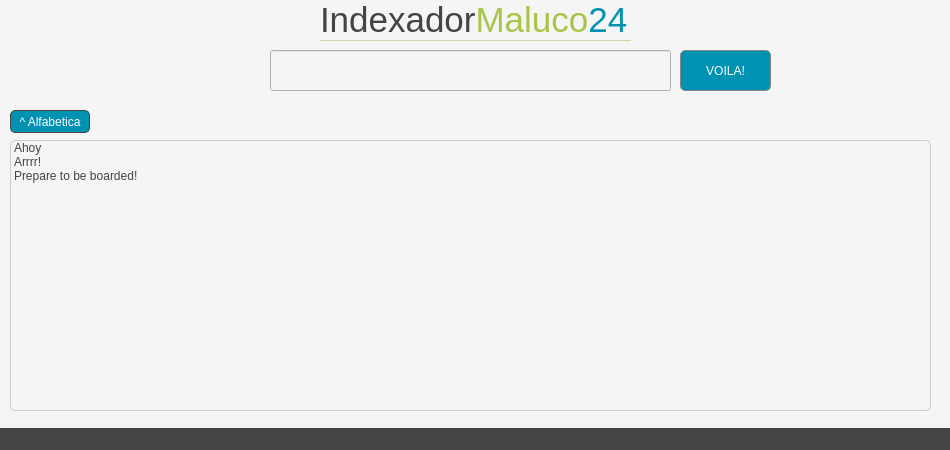
<?xml version="1.0" encoding="UTF-8"?>
<ui version="4.0">
 <class>MainWindow</class>
 <widget class="QMainWindow" name="MainWindow">
  <property name="geometry">
   <rect>
    <x>0</x>
    <y>0</y>
    <width>950</width>
    <height>450</height>
   </rect>
  </property>
  <property name="minimumSize">
   <size>
    <width>950</width>
    <height>450</height>
   </size>
  </property>
  <property name="maximumSize">
   <size>
    <width>950</width>
    <height>450</height>
   </size>
  </property>
  <property name="palette">
   <palette>
    <active>
     <colorrole role="WindowText">
      <brush brushstyle="SolidPattern">
       <color alpha="255">
        <red>255</red>
        <green>255</green>
        <blue>255</blue>
       </color>
      </brush>
     </colorrole>
     <colorrole role="Button">
      <brush brushstyle="SolidPattern">
       <color alpha="255">
        <red>245</red>
        <green>245</green>
        <blue>245</blue>
       </color>
      </brush>
     </colorrole>
     <colorrole role="Light">
      <brush brushstyle="SolidPattern">
       <color alpha="255">
        <red>63</red>
        <green>63</green>
        <blue>64</blue>
       </color>
      </brush>
     </colorrole>
     <colorrole role="Midlight">
      <brush brushstyle="SolidPattern">
       <color alpha="255">
        <red>52</red>
        <green>52</green>
        <blue>53</blue>
       </color>
      </brush>
     </colorrole>
     <colorrole role="Dark">
      <brush brushstyle="SolidPattern">
       <color alpha="255">
        <red>21</red>
        <green>21</green>
        <blue>21</blue>
       </color>
      </brush>
     </colorrole>
     <colorrole role="Mid">
      <brush brushstyle="SolidPattern">
       <color alpha="255">
        <red>28</red>
        <green>28</green>
        <blue>28</blue>
       </color>
      </brush>
     </colorrole>
     <colorrole role="Text">
      <brush brushstyle="SolidPattern">
       <color alpha="255">
        <red>255</red>
        <green>255</green>
        <blue>255</blue>
       </color>
      </brush>
     </colorrole>
     <colorrole role="BrightText">
      <brush brushstyle="SolidPattern">
       <color alpha="255">
        <red>255</red>
        <green>255</green>
        <blue>255</blue>
       </color>
      </brush>
     </colorrole>
     <colorrole role="ButtonText">
      <brush brushstyle="SolidPattern">
       <color alpha="255">
        <red>255</red>
        <green>255</green>
        <blue>255</blue>
       </color>
      </brush>
     </colorrole>
     <colorrole role="Base">
      <brush brushstyle="SolidPattern">
       <color alpha="255">
        <red>245</red>
        <green>245</green>
        <blue>245</blue>
       </color>
      </brush>
     </colorrole>
     <colorrole role="Window">
      <brush brushstyle="SolidPattern">
       <color alpha="255">
        <red>245</red>
        <green>245</green>
        <blue>245</blue>
       </color>
      </brush>
     </colorrole>
     <colorrole role="Shadow">
      <brush brushstyle="SolidPattern">
       <color alpha="255">
        <red>0</red>
        <green>0</green>
        <blue>0</blue>
       </color>
      </brush>
     </colorrole>
     <colorrole role="AlternateBase">
      <brush brushstyle="SolidPattern">
       <color alpha="255">
        <red>21</red>
        <green>21</green>
        <blue>21</blue>
       </color>
      </brush>
     </colorrole>
     <colorrole role="ToolTipBase">
      <brush brushstyle="SolidPattern">
       <color alpha="255">
        <red>255</red>
        <green>255</green>
        <blue>220</blue>
       </color>
      </brush>
     </colorrole>
     <colorrole role="ToolTipText">
      <brush brushstyle="SolidPattern">
       <color alpha="255">
        <red>0</red>
        <green>0</green>
        <blue>0</blue>
       </color>
      </brush>
     </colorrole>
    </active>
    <inactive>
     <colorrole role="WindowText">
      <brush brushstyle="SolidPattern">
       <color alpha="255">
        <red>255</red>
        <green>255</green>
        <blue>255</blue>
       </color>
      </brush>
     </colorrole>
     <colorrole role="Button">
      <brush brushstyle="SolidPattern">
       <color alpha="255">
        <red>245</red>
        <green>245</green>
        <blue>245</blue>
       </color>
      </brush>
     </colorrole>
     <colorrole role="Light">
      <brush brushstyle="SolidPattern">
       <color alpha="255">
        <red>63</red>
        <green>63</green>
        <blue>64</blue>
       </color>
      </brush>
     </colorrole>
     <colorrole role="Midlight">
      <brush brushstyle="SolidPattern">
       <color alpha="255">
        <red>52</red>
        <green>52</green>
        <blue>53</blue>
       </color>
      </brush>
     </colorrole>
     <colorrole role="Dark">
      <brush brushstyle="SolidPattern">
       <color alpha="255">
        <red>21</red>
        <green>21</green>
        <blue>21</blue>
       </color>
      </brush>
     </colorrole>
     <colorrole role="Mid">
      <brush brushstyle="SolidPattern">
       <color alpha="255">
        <red>28</red>
        <green>28</green>
        <blue>28</blue>
       </color>
      </brush>
     </colorrole>
     <colorrole role="Text">
      <brush brushstyle="SolidPattern">
       <color alpha="255">
        <red>255</red>
        <green>255</green>
        <blue>255</blue>
       </color>
      </brush>
     </colorrole>
     <colorrole role="BrightText">
      <brush brushstyle="SolidPattern">
       <color alpha="255">
        <red>255</red>
        <green>255</green>
        <blue>255</blue>
       </color>
      </brush>
     </colorrole>
     <colorrole role="ButtonText">
      <brush brushstyle="SolidPattern">
       <color alpha="255">
        <red>255</red>
        <green>255</green>
        <blue>255</blue>
       </color>
      </brush>
     </colorrole>
     <colorrole role="Base">
      <brush brushstyle="SolidPattern">
       <color alpha="255">
        <red>245</red>
        <green>245</green>
        <blue>245</blue>
       </color>
      </brush>
     </colorrole>
     <colorrole role="Window">
      <brush brushstyle="SolidPattern">
       <color alpha="255">
        <red>245</red>
        <green>245</green>
        <blue>245</blue>
       </color>
      </brush>
     </colorrole>
     <colorrole role="Shadow">
      <brush brushstyle="SolidPattern">
       <color alpha="255">
        <red>0</red>
        <green>0</green>
        <blue>0</blue>
       </color>
      </brush>
     </colorrole>
     <colorrole role="AlternateBase">
      <brush brushstyle="SolidPattern">
       <color alpha="255">
        <red>21</red>
        <green>21</green>
        <blue>21</blue>
       </color>
      </brush>
     </colorrole>
     <colorrole role="ToolTipBase">
      <brush brushstyle="SolidPattern">
       <color alpha="255">
        <red>255</red>
        <green>255</green>
        <blue>220</blue>
       </color>
      </brush>
     </colorrole>
     <colorrole role="ToolTipText">
      <brush brushstyle="SolidPattern">
       <color alpha="255">
        <red>0</red>
        <green>0</green>
        <blue>0</blue>
       </color>
      </brush>
     </colorrole>
    </inactive>
    <disabled>
     <colorrole role="WindowText">
      <brush brushstyle="SolidPattern">
       <color alpha="255">
        <red>21</red>
        <green>21</green>
        <blue>21</blue>
       </color>
      </brush>
     </colorrole>
     <colorrole role="Button">
      <brush brushstyle="SolidPattern">
       <color alpha="255">
        <red>245</red>
        <green>245</green>
        <blue>245</blue>
       </color>
      </brush>
     </colorrole>
     <colorrole role="Light">
      <brush brushstyle="SolidPattern">
       <color alpha="255">
        <red>63</red>
        <green>63</green>
        <blue>64</blue>
       </color>
      </brush>
     </colorrole>
     <colorrole role="Midlight">
      <brush brushstyle="SolidPattern">
       <color alpha="255">
        <red>52</red>
        <green>52</green>
        <blue>53</blue>
       </color>
      </brush>
     </colorrole>
     <colorrole role="Dark">
      <brush brushstyle="SolidPattern">
       <color alpha="255">
        <red>21</red>
        <green>21</green>
        <blue>21</blue>
       </color>
      </brush>
     </colorrole>
     <colorrole role="Mid">
      <brush brushstyle="SolidPattern">
       <color alpha="255">
        <red>28</red>
        <green>28</green>
        <blue>28</blue>
       </color>
      </brush>
     </colorrole>
     <colorrole role="Text">
      <brush brushstyle="SolidPattern">
       <color alpha="255">
        <red>21</red>
        <green>21</green>
        <blue>21</blue>
       </color>
      </brush>
     </colorrole>
     <colorrole role="BrightText">
      <brush brushstyle="SolidPattern">
       <color alpha="255">
        <red>255</red>
        <green>255</green>
        <blue>255</blue>
       </color>
      </brush>
     </colorrole>
     <colorrole role="ButtonText">
      <brush brushstyle="SolidPattern">
       <color alpha="255">
        <red>21</red>
        <green>21</green>
        <blue>21</blue>
       </color>
      </brush>
     </colorrole>
     <colorrole role="Base">
      <brush brushstyle="SolidPattern">
       <color alpha="255">
        <red>245</red>
        <green>245</green>
        <blue>245</blue>
       </color>
      </brush>
     </colorrole>
     <colorrole role="Window">
      <brush brushstyle="SolidPattern">
       <color alpha="255">
        <red>245</red>
        <green>245</green>
        <blue>245</blue>
       </color>
      </brush>
     </colorrole>
     <colorrole role="Shadow">
      <brush brushstyle="SolidPattern">
       <color alpha="255">
        <red>0</red>
        <green>0</green>
        <blue>0</blue>
       </color>
      </brush>
     </colorrole>
     <colorrole role="AlternateBase">
      <brush brushstyle="SolidPattern">
       <color alpha="255">
        <red>42</red>
        <green>42</green>
        <blue>43</blue>
       </color>
      </brush>
     </colorrole>
     <colorrole role="ToolTipBase">
      <brush brushstyle="SolidPattern">
       <color alpha="255">
        <red>255</red>
        <green>255</green>
        <blue>220</blue>
       </color>
      </brush>
     </colorrole>
     <colorrole role="ToolTipText">
      <brush brushstyle="SolidPattern">
       <color alpha="255">
        <red>0</red>
        <green>0</green>
        <blue>0</blue>
       </color>
      </brush>
     </colorrole>
    </disabled>
   </palette>
  </property>
  <property name="windowTitle">
   <string>MainWindow</string>
  </property>
  <property name="styleSheet">
   <string notr="true">background: #f5f5f5;</string>
  </property>
  <widget class="QWidget" name="centralWidget">
   <widget class="QLabel" name="Logo">
    <property name="geometry">
     <rect>
      <x>320</x>
      <y>0</y>
      <width>311</width>
      <height>41</height>
     </rect>
    </property>
    <property name="font">
     <font>
      <family>Cantarell</family>
      <pointsize>26</pointsize>
      <weight>50</weight>
      <italic>false</italic>
      <bold>false</bold>
     </font>
    </property>
    <property name="styleSheet">
     <string notr="true">border-bottom: 1px solid #d3d4aa;</string>
    </property>
    <property name="text">
     <string>&lt;html&gt;&lt;head/&gt;&lt;body&gt;&lt;p&gt;&lt;span style=&quot; color:#444444;&quot;&gt;Indexador&lt;/span&gt;&lt;span style=&quot; color:#A8C54A;&quot;&gt;Maluco&lt;/span&gt;&lt;span style=&quot; color:#0092b2;&quot;&gt;24&lt;/span&gt;&lt;/p&gt;&lt;/body&gt;&lt;/html&gt;</string>
    </property>
   </widget>
   <widget class="QListWidget" name="listWidget">
    <property name="geometry">
     <rect>
      <x>10</x>
      <y>140</y>
      <width>921</width>
      <height>271</height>
     </rect>
    </property>
    <property name="styleSheet">
     <string notr="true">border: 1px solid #ccc; border-radius: 5px; background: #f5f5f5; color: #444444;</string>
    </property>
    <item>
     <property name="text">
      <string>Ahoy</string>
     </property>
    </item>
    <item>
     <property name="text">
      <string>Arrrr!</string>
     </property>
    </item>
    <item>
     <property name="text">
      <string>Prepare to be boarded!</string>
     </property>
    </item>
   </widget>
   <widget class="QPushButton" name="searchButton">
    <property name="geometry">
     <rect>
      <x>680</x>
      <y>50</y>
      <width>91</width>
      <height>41</height>
     </rect>
    </property>
    <property name="styleSheet">
     <string notr="true">QPushButton#searchButton {
    background: #0092b2;
	color: #ffffff;
	border: 1px solid #888888;
	border-radius: 5px;
 }
 QPushButton#searchButton:pressed {
     background: #007d99;   
 }</string>
    </property>
    <property name="text">
     <string>VOILA!</string>
    </property>
   </widget>
   <widget class="QLineEdit" name="searchBar">
    <property name="geometry">
     <rect>
      <x>270</x>
      <y>50</y>
      <width>401</width>
      <height>41</height>
     </rect>
    </property>
   </widget>
   <widget class="QPushButton" name="descAlfa">
    <property name="geometry">
     <rect>
      <x>10</x>
      <y>110</y>
      <width>80</width>
      <height>23</height>
     </rect>
    </property>
    <property name="styleSheet">
     <string notr="true">QPushButton#descAlfa{
	background: #0092b2;
	border: 1px solid #444;
	border-radius: 5px;
	color: white;
}
QPushButton#descAlfa:pressed{
	background: black;
}</string>
    </property>
    <property name="text">
     <string>^ Alfabetica</string>
    </property>
   </widget>
  </widget>
  <widget class="QStatusBar" name="statusBar">
   <property name="palette">
    <palette>
     <active>
      <colorrole role="WindowText">
       <brush brushstyle="SolidPattern">
        <color alpha="255">
         <red>0</red>
         <green>0</green>
         <blue>0</blue>
        </color>
       </brush>
      </colorrole>
      <colorrole role="Button">
       <brush brushstyle="SolidPattern">
        <color alpha="255">
         <red>68</red>
         <green>68</green>
         <blue>68</blue>
        </color>
       </brush>
      </colorrole>
      <colorrole role="Text">
       <brush brushstyle="SolidPattern">
        <color alpha="255">
         <red>0</red>
         <green>0</green>
         <blue>0</blue>
        </color>
       </brush>
      </colorrole>
      <colorrole role="Base">
       <brush brushstyle="SolidPattern">
        <color alpha="255">
         <red>68</red>
         <green>68</green>
         <blue>68</blue>
        </color>
       </brush>
      </colorrole>
      <colorrole role="Window">
       <brush brushstyle="SolidPattern">
        <color alpha="255">
         <red>68</red>
         <green>68</green>
         <blue>68</blue>
        </color>
       </brush>
      </colorrole>
     </active>
     <inactive>
      <colorrole role="WindowText">
       <brush brushstyle="SolidPattern">
        <color alpha="255">
         <red>0</red>
         <green>0</green>
         <blue>0</blue>
        </color>
       </brush>
      </colorrole>
      <colorrole role="Button">
       <brush brushstyle="SolidPattern">
        <color alpha="255">
         <red>68</red>
         <green>68</green>
         <blue>68</blue>
        </color>
       </brush>
      </colorrole>
      <colorrole role="Text">
       <brush brushstyle="SolidPattern">
        <color alpha="255">
         <red>0</red>
         <green>0</green>
         <blue>0</blue>
        </color>
       </brush>
      </colorrole>
      <colorrole role="Base">
       <brush brushstyle="SolidPattern">
        <color alpha="255">
         <red>68</red>
         <green>68</green>
         <blue>68</blue>
        </color>
       </brush>
      </colorrole>
      <colorrole role="Window">
       <brush brushstyle="SolidPattern">
        <color alpha="255">
         <red>68</red>
         <green>68</green>
         <blue>68</blue>
        </color>
       </brush>
      </colorrole>
     </inactive>
     <disabled>
      <colorrole role="WindowText">
       <brush brushstyle="SolidPattern">
        <color alpha="255">
         <red>37</red>
         <green>37</green>
         <blue>38</blue>
        </color>
       </brush>
      </colorrole>
      <colorrole role="Button">
       <brush brushstyle="SolidPattern">
        <color alpha="255">
         <red>68</red>
         <green>68</green>
         <blue>68</blue>
        </color>
       </brush>
      </colorrole>
      <colorrole role="Text">
       <brush brushstyle="SolidPattern">
        <color alpha="255">
         <red>37</red>
         <green>37</green>
         <blue>38</blue>
        </color>
       </brush>
      </colorrole>
      <colorrole role="Base">
       <brush brushstyle="SolidPattern">
        <color alpha="255">
         <red>68</red>
         <green>68</green>
         <blue>68</blue>
        </color>
       </brush>
      </colorrole>
      <colorrole role="Window">
       <brush brushstyle="SolidPattern">
        <color alpha="255">
         <red>68</red>
         <green>68</green>
         <blue>68</blue>
        </color>
       </brush>
      </colorrole>
     </disabled>
    </palette>
   </property>
   <property name="styleSheet">
    <string notr="true">background-color: #444444;</string>
   </property>
  </widget>
  <action name="actionLoad_Files">
   <property name="text">
    <string>Load Files</string>
   </property>
  </action>
  <action name="actionExit">
   <property name="text">
    <string>Exit</string>
   </property>
  </action>
 </widget>
 <layoutdefault spacing="6" margin="11"/>
 <resources/>
 <connections/>
</ui>
